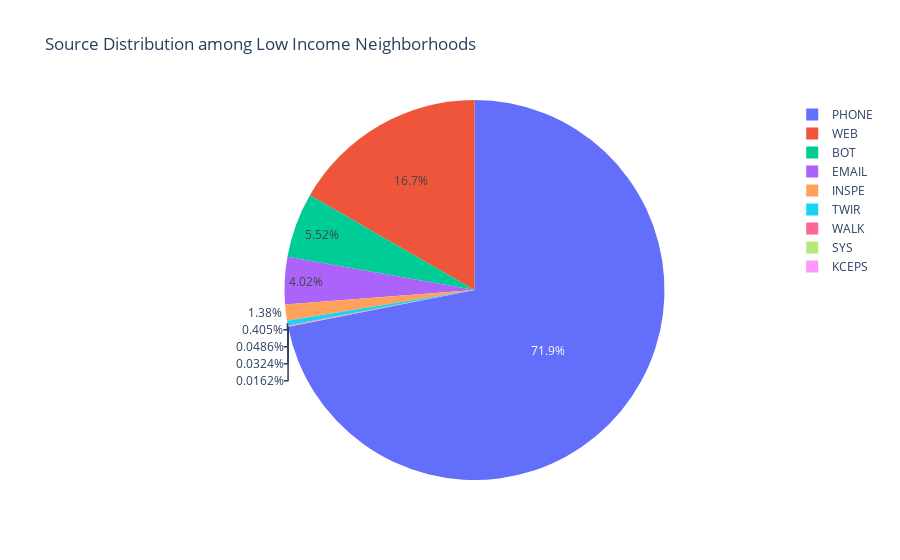

The cell this chart's notebook holds for it:
### Code cell
L = pd.read_csv("L-Group2-311DataPreCOVID-Cold Season.csv")
vsL = L["SOURCE"].value_counts().to_frame()
px.pie(vsL, values='SOURCE', names=vsL.index, title="Source Distribution among Low Income Neighborhoods").show()

### Figure 1 — Plotly figure (JSON) as saved in the notebook; plotly's stock layout.template omitted (floating-point values rounded to 4 significant figures)
{"data": [{"domain": {"x": [0, 1], "y": [0, 1]}, "hovertemplate": "index=%{label}<br>SOURCE=%{value}<extra></extra>", "labels": ["PHONE", "WEB", "BOT", "EMAIL", "INSPE", "TWIR", "WALK", "SYS", "KCEPS"], "legendgroup": "", "name": "", "showlegend": true, "type": "pie", "values": [4440, 1030, 341, 248, 85, 25, 3, 2, 1]}], "layout": {"legend": {"tracegroupgap": 0}, "title": {"text": "Source Distribution among Low Income Neighborhoods"}}}
